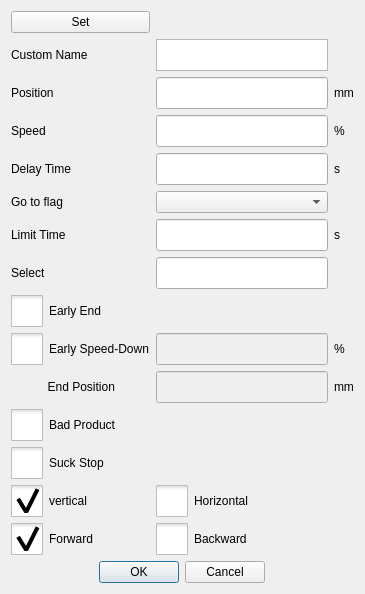
<?xml version="1.0" encoding="UTF-8"?>
<ui version="4.0">
 <class>ICInstructModifyDialog</class>
 <widget class="QDialog" name="ICInstructModifyDialog">
  <property name="geometry">
   <rect>
    <x>0</x>
    <y>0</y>
    <width>365</width>
    <height>567</height>
   </rect>
  </property>
  <property name="windowTitle">
   <string>Edit</string>
  </property>
  <property name="windowIcon">
   <iconset resource="../resource.qrc">
    <normaloff>:/resource/parameter.png</normaloff>:/resource/parameter.png</iconset>
  </property>
  <layout class="QGridLayout" name="gridLayout">
   <item row="2" column="3">
    <widget class="QLabel" name="mmLabel">
     <property name="text">
      <string>mm</string>
     </property>
    </widget>
   </item>
   <item row="7" column="1">
    <widget class="ICLineEditWithVirtualNumericKeypad" name="selectEdit">
     <property name="sizePolicy">
      <sizepolicy hsizetype="Preferred" vsizetype="Fixed">
       <horstretch>0</horstretch>
       <verstretch>0</verstretch>
      </sizepolicy>
     </property>
     <property name="minimumSize">
      <size>
       <width>0</width>
       <height>32</height>
      </size>
     </property>
     <property name="text">
      <string notr="true"/>
     </property>
    </widget>
   </item>
   <item row="11" column="0">
    <widget class="QCheckBox" name="badProductBox">
     <property name="styleSheet">
      <string notr="true">::indicator {
     width: 32px;
     height: 32px;
 }

::indicator:unchecked 
{
     image: url(:/resource/check_unchecked.png);
 }
::indicator:checked 
{
     image: url(:/resource/check_checked.png);
 }

QRadioButton::indicator:checked:disabled
{
 image: url(:/resource/check_checked_disable.png);
}

QRadioButton::indicator:unchecked:disabled
{
 image: url(:/resource/check_unchecked_disable.png);
}



</string>
     </property>
     <property name="text">
      <string>Bad Product</string>
     </property>
    </widget>
   </item>
   <item row="14" column="1">
    <widget class="QCheckBox" name="backwardBox">
     <property name="sizePolicy">
      <sizepolicy hsizetype="Fixed" vsizetype="Fixed">
       <horstretch>0</horstretch>
       <verstretch>0</verstretch>
      </sizepolicy>
     </property>
     <property name="maximumSize">
      <size>
       <width>177</width>
       <height>16777215</height>
      </size>
     </property>
     <property name="styleSheet">
      <string notr="true">::indicator {
     width: 32px;
     height: 32px;
 }

::indicator:unchecked 
{
     image: url(:/resource/check_unchecked.png);
 }
::indicator:checked 
{
     image: url(:/resource/check_checked.png);
 }

QRadioButton::indicator:checked:disabled
{
 image: url(:/resource/check_checked_disable.png);
}

QRadioButton::indicator:unchecked:disabled
{
 image: url(:/resource/check_unchecked_disable.png);
}



</string>
     </property>
     <property name="text">
      <string>Backward</string>
     </property>
     <attribute name="buttonGroup">
      <string notr="true">buttonGroup_2</string>
     </attribute>
    </widget>
   </item>
   <item row="10" column="0">
    <widget class="QLabel" name="label">
     <property name="sizePolicy">
      <sizepolicy hsizetype="Minimum" vsizetype="Fixed">
       <horstretch>0</horstretch>
       <verstretch>0</verstretch>
      </sizepolicy>
     </property>
     <property name="layoutDirection">
      <enum>Qt::RightToLeft</enum>
     </property>
     <property name="text">
      <string>           End Position</string>
     </property>
    </widget>
   </item>
   <item row="3" column="3">
    <widget class="QLabel" name="precentLabel">
     <property name="text">
      <string>%</string>
     </property>
    </widget>
   </item>
   <item row="3" column="1">
    <widget class="ICLineEditWithVirtualNumericKeypad" name="speedEdit">
     <property name="sizePolicy">
      <sizepolicy hsizetype="Preferred" vsizetype="Fixed">
       <horstretch>0</horstretch>
       <verstretch>0</verstretch>
      </sizepolicy>
     </property>
     <property name="minimumSize">
      <size>
       <width>0</width>
       <height>32</height>
      </size>
     </property>
     <property name="text">
      <string notr="true"/>
     </property>
    </widget>
   </item>
   <item row="9" column="3">
    <widget class="QLabel" name="mmLabel_4">
     <property name="text">
      <string>%</string>
     </property>
    </widget>
   </item>
   <item row="0" column="0">
    <widget class="QPushButton" name="setButton">
     <property name="sizePolicy">
      <sizepolicy hsizetype="Minimum" vsizetype="Fixed">
       <horstretch>0</horstretch>
       <verstretch>0</verstretch>
      </sizepolicy>
     </property>
     <property name="text">
      <string>Set</string>
     </property>
    </widget>
   </item>
   <item row="2" column="1">
    <widget class="ICLineEditWithVirtualNumericKeypad" name="posEdit">
     <property name="sizePolicy">
      <sizepolicy hsizetype="Preferred" vsizetype="Fixed">
       <horstretch>0</horstretch>
       <verstretch>0</verstretch>
      </sizepolicy>
     </property>
     <property name="minimumSize">
      <size>
       <width>0</width>
       <height>32</height>
      </size>
     </property>
     <property name="text">
      <string notr="true"/>
     </property>
    </widget>
   </item>
   <item row="9" column="1">
    <widget class="ICLineEditWithVirtualNumericKeypad" name="earlyDownSpeedTimeEdit">
     <property name="enabled">
      <bool>false</bool>
     </property>
     <property name="sizePolicy">
      <sizepolicy hsizetype="Preferred" vsizetype="Fixed">
       <horstretch>0</horstretch>
       <verstretch>0</verstretch>
      </sizepolicy>
     </property>
     <property name="minimumSize">
      <size>
       <width>0</width>
       <height>32</height>
      </size>
     </property>
     <property name="text">
      <string notr="true"/>
     </property>
    </widget>
   </item>
   <item row="4" column="1">
    <widget class="ICLineEditWithVirtualNumericKeypad" name="delayTimeEdit">
     <property name="sizePolicy">
      <sizepolicy hsizetype="Preferred" vsizetype="Fixed">
       <horstretch>0</horstretch>
       <verstretch>0</verstretch>
      </sizepolicy>
     </property>
     <property name="minimumSize">
      <size>
       <width>0</width>
       <height>32</height>
      </size>
     </property>
     <property name="text">
      <string notr="true"/>
     </property>
    </widget>
   </item>
   <item row="15" column="0" colspan="2">
    <widget class="QDialogButtonBox" name="buttonBox">
     <property name="sizePolicy">
      <sizepolicy hsizetype="Preferred" vsizetype="Fixed">
       <horstretch>0</horstretch>
       <verstretch>0</verstretch>
      </sizepolicy>
     </property>
     <property name="maximumSize">
      <size>
       <width>254</width>
       <height>16777215</height>
      </size>
     </property>
     <property name="orientation">
      <enum>Qt::Horizontal</enum>
     </property>
     <property name="standardButtons">
      <set>QDialogButtonBox::Cancel|QDialogButtonBox::Ok</set>
     </property>
    </widget>
   </item>
   <item row="8" column="0">
    <widget class="QCheckBox" name="earlyEndCheckBox">
     <property name="styleSheet">
      <string notr="true">::indicator {
     width: 32px;
     height: 32px;
 }

::indicator:unchecked 
{
     image: url(:/resource/check_unchecked.png);
 }
::indicator:checked 
{
     image: url(:/resource/check_checked.png);
 }

QRadioButton::indicator:checked:disabled
{
 image: url(:/resource/check_checked_disable.png);
}

QRadioButton::indicator:unchecked:disabled
{
 image: url(:/resource/check_unchecked_disable.png);
}



</string>
     </property>
     <property name="text">
      <string>Early End</string>
     </property>
    </widget>
   </item>
   <item row="13" column="0">
    <widget class="QCheckBox" name="verticalBox">
     <property name="sizePolicy">
      <sizepolicy hsizetype="Fixed" vsizetype="Fixed">
       <horstretch>0</horstretch>
       <verstretch>0</verstretch>
      </sizepolicy>
     </property>
     <property name="maximumSize">
      <size>
       <width>177</width>
       <height>16777215</height>
      </size>
     </property>
     <property name="layoutDirection">
      <enum>Qt::LeftToRight</enum>
     </property>
     <property name="styleSheet">
      <string notr="true">::indicator {
     width: 32px;
     height: 32px;
 }

::indicator:unchecked 
{
     image: url(:/resource/check_unchecked.png);
 }
::indicator:checked 
{
     image: url(:/resource/check_checked.png);
 }

QRadioButton::indicator:checked:disabled
{
 image: url(:/resource/check_checked_disable.png);
}

QRadioButton::indicator:unchecked:disabled
{
 image: url(:/resource/check_unchecked_disable.png);
}



</string>
     </property>
     <property name="text">
      <string>vertical</string>
     </property>
     <property name="checkable">
      <bool>true</bool>
     </property>
     <property name="checked">
      <bool>true</bool>
     </property>
     <attribute name="buttonGroup">
      <string notr="true">buttonGroup</string>
     </attribute>
    </widget>
   </item>
   <item row="14" column="0">
    <widget class="QCheckBox" name="forwardBox">
     <property name="sizePolicy">
      <sizepolicy hsizetype="Fixed" vsizetype="Fixed">
       <horstretch>0</horstretch>
       <verstretch>0</verstretch>
      </sizepolicy>
     </property>
     <property name="maximumSize">
      <size>
       <width>177</width>
       <height>16777215</height>
      </size>
     </property>
     <property name="layoutDirection">
      <enum>Qt::LeftToRight</enum>
     </property>
     <property name="styleSheet">
      <string notr="true">::indicator {
     width: 32px;
     height: 32px;
 }

::indicator:unchecked 
{
     image: url(:/resource/check_unchecked.png);
 }
::indicator:checked 
{
     image: url(:/resource/check_checked.png);
 }

QRadioButton::indicator:checked:disabled
{
 image: url(:/resource/check_checked_disable.png);
}

QRadioButton::indicator:unchecked:disabled
{
 image: url(:/resource/check_unchecked_disable.png);
}



</string>
     </property>
     <property name="text">
      <string>Forward</string>
     </property>
     <property name="checkable">
      <bool>true</bool>
     </property>
     <property name="checked">
      <bool>true</bool>
     </property>
     <attribute name="buttonGroup">
      <string notr="true">buttonGroup_2</string>
     </attribute>
    </widget>
   </item>
   <item row="3" column="0">
    <widget class="QLabel" name="speedLabel">
     <property name="text">
      <string>Speed</string>
     </property>
    </widget>
   </item>
   <item row="9" column="0">
    <widget class="QCheckBox" name="earlySpeedDownCheckBox">
     <property name="sizePolicy">
      <sizepolicy hsizetype="Fixed" vsizetype="Fixed">
       <horstretch>0</horstretch>
       <verstretch>0</verstretch>
      </sizepolicy>
     </property>
     <property name="maximumSize">
      <size>
       <width>170</width>
       <height>16777215</height>
      </size>
     </property>
     <property name="mouseTracking">
      <bool>true</bool>
     </property>
     <property name="styleSheet">
      <string notr="true">::indicator {
     width: 32px;
     height: 32px;
 }

::indicator:unchecked 
{
     image: url(:/resource/check_unchecked.png);
 }
::indicator:checked 
{
     image: url(:/resource/check_checked.png);
 }

QRadioButton::indicator:checked:disabled
{
 image: url(:/resource/check_checked_disable.png);
}

QRadioButton::indicator:unchecked:disabled
{
 image: url(:/resource/check_unchecked_disable.png);
}



</string>
     </property>
     <property name="text">
      <string>Early Speed-Down</string>
     </property>
     <property name="checkable">
      <bool>true</bool>
     </property>
    </widget>
   </item>
   <item row="10" column="1">
    <widget class="ICLineEditWithVirtualNumericKeypad" name="earlyEndTimeEdit">
     <property name="enabled">
      <bool>false</bool>
     </property>
     <property name="sizePolicy">
      <sizepolicy hsizetype="Fixed" vsizetype="Fixed">
       <horstretch>0</horstretch>
       <verstretch>0</verstretch>
      </sizepolicy>
     </property>
     <property name="minimumSize">
      <size>
       <width>140</width>
       <height>32</height>
      </size>
     </property>
     <property name="maximumSize">
      <size>
       <width>177</width>
       <height>16777215</height>
      </size>
     </property>
     <property name="text">
      <string notr="true"/>
     </property>
    </widget>
   </item>
   <item row="10" column="3">
    <widget class="QLabel" name="mmLabel_2">
     <property name="text">
      <string>mm</string>
     </property>
    </widget>
   </item>
   <item row="7" column="0">
    <widget class="QLabel" name="selectLabel">
     <property name="text">
      <string>Select</string>
     </property>
    </widget>
   </item>
   <item row="4" column="4">
    <spacer name="horizontalSpacer">
     <property name="orientation">
      <enum>Qt::Horizontal</enum>
     </property>
     <property name="sizeHint" stdset="0">
      <size>
       <width>40</width>
       <height>20</height>
      </size>
     </property>
    </spacer>
   </item>
   <item row="4" column="0">
    <widget class="QLabel" name="delayLabel">
     <property name="sizePolicy">
      <sizepolicy hsizetype="Fixed" vsizetype="Preferred">
       <horstretch>0</horstretch>
       <verstretch>0</verstretch>
      </sizepolicy>
     </property>
     <property name="minimumSize">
      <size>
       <width>134</width>
       <height>0</height>
      </size>
     </property>
     <property name="maximumSize">
      <size>
       <width>155</width>
       <height>16777215</height>
      </size>
     </property>
     <property name="text">
      <string>Delay Time</string>
     </property>
    </widget>
   </item>
   <item row="13" column="1">
    <widget class="QCheckBox" name="horizontalBox">
     <property name="sizePolicy">
      <sizepolicy hsizetype="Fixed" vsizetype="Fixed">
       <horstretch>0</horstretch>
       <verstretch>0</verstretch>
      </sizepolicy>
     </property>
     <property name="maximumSize">
      <size>
       <width>177</width>
       <height>16777215</height>
      </size>
     </property>
     <property name="styleSheet">
      <string notr="true">::indicator {
     width: 32px;
     height: 32px;
 }

::indicator:unchecked 
{
     image: url(:/resource/check_unchecked.png);
 }
::indicator:checked 
{
     image: url(:/resource/check_checked.png);
 }

QRadioButton::indicator:checked:disabled
{
 image: url(:/resource/check_checked_disable.png);
}

QRadioButton::indicator:unchecked:disabled
{
 image: url(:/resource/check_unchecked_disable.png);
}



</string>
     </property>
     <property name="text">
      <string>Horizontal</string>
     </property>
     <attribute name="buttonGroup">
      <string notr="true">buttonGroup</string>
     </attribute>
    </widget>
   </item>
   <item row="5" column="0">
    <widget class="QLabel" name="returnStepLabel">
     <property name="sizePolicy">
      <sizepolicy hsizetype="Fixed" vsizetype="Preferred">
       <horstretch>0</horstretch>
       <verstretch>0</verstretch>
      </sizepolicy>
     </property>
     <property name="minimumSize">
      <size>
       <width>134</width>
       <height>0</height>
      </size>
     </property>
     <property name="maximumSize">
      <size>
       <width>155</width>
       <height>16777215</height>
      </size>
     </property>
     <property name="text">
      <string>Go to flag</string>
     </property>
    </widget>
   </item>
   <item row="6" column="1">
    <widget class="ICLineEditWithVirtualNumericKeypad" name="limitTimeEdit">
     <property name="sizePolicy">
      <sizepolicy hsizetype="Preferred" vsizetype="Fixed">
       <horstretch>0</horstretch>
       <verstretch>0</verstretch>
      </sizepolicy>
     </property>
     <property name="minimumSize">
      <size>
       <width>0</width>
       <height>32</height>
      </size>
     </property>
     <property name="text">
      <string notr="true"/>
     </property>
    </widget>
   </item>
   <item row="5" column="1">
    <widget class="ICComboBox" name="flagBox"/>
   </item>
   <item row="4" column="3">
    <widget class="QLabel" name="delayUnitLabel">
     <property name="text">
      <string>s</string>
     </property>
    </widget>
   </item>
   <item row="2" column="0">
    <widget class="QLabel" name="positionLabel">
     <property name="text">
      <string>Position</string>
     </property>
    </widget>
   </item>
   <item row="6" column="0">
    <widget class="QLabel" name="limitLabel">
     <property name="sizePolicy">
      <sizepolicy hsizetype="Fixed" vsizetype="Preferred">
       <horstretch>0</horstretch>
       <verstretch>0</verstretch>
      </sizepolicy>
     </property>
     <property name="minimumSize">
      <size>
       <width>134</width>
       <height>0</height>
      </size>
     </property>
     <property name="maximumSize">
      <size>
       <width>155</width>
       <height>16777215</height>
      </size>
     </property>
     <property name="text">
      <string>Limit Time</string>
     </property>
    </widget>
   </item>
   <item row="6" column="3">
    <widget class="QLabel" name="limitUnitLabel">
     <property name="text">
      <string>s</string>
     </property>
    </widget>
   </item>
   <item row="1" column="0">
    <widget class="QLabel" name="positionLabel_2">
     <property name="text">
      <string>Custom Name</string>
     </property>
    </widget>
   </item>
   <item row="1" column="1">
    <widget class="ICPlainTextEdit" name="customName">
     <property name="sizePolicy">
      <sizepolicy hsizetype="Expanding" vsizetype="Fixed">
       <horstretch>0</horstretch>
       <verstretch>0</verstretch>
      </sizepolicy>
     </property>
     <property name="maximumSize">
      <size>
       <width>16777215</width>
       <height>32</height>
      </size>
     </property>
     <property name="verticalScrollBarPolicy">
      <enum>Qt::ScrollBarAlwaysOff</enum>
     </property>
     <property name="horizontalScrollBarPolicy">
      <enum>Qt::ScrollBarAlwaysOff</enum>
     </property>
    </widget>
   </item>
   <item row="12" column="0">
    <widget class="QCheckBox" name="suckStopBox">
     <property name="styleSheet">
      <string notr="true">::indicator {
     width: 32px;
     height: 32px;
 }

::indicator:unchecked 
{
     image: url(:/resource/check_unchecked.png);
 }
::indicator:checked 
{
     image: url(:/resource/check_checked.png);
 }

QRadioButton::indicator:checked:disabled
{
 image: url(:/resource/check_checked_disable.png);
}

QRadioButton::indicator:unchecked:disabled
{
 image: url(:/resource/check_unchecked_disable.png);
}



</string>
     </property>
     <property name="text">
      <string>Suck Stop</string>
     </property>
    </widget>
   </item>
  </layout>
 </widget>
 <customwidgets>
  <customwidget>
   <class>ICLineEditWithVirtualNumericKeypad</class>
   <extends>QLineEdit</extends>
   <header>iclineeditwithvirtualnumerickeypad.h</header>
  </customwidget>
  <customwidget>
   <class>ICComboBox</class>
   <extends>QComboBox</extends>
   <header>iccombobox.h</header>
  </customwidget>
  <customwidget>
   <class>ICPlainTextEdit</class>
   <extends>QPlainTextEdit</extends>
   <header>icplaintextedit.h</header>
  </customwidget>
 </customwidgets>
 <resources>
  <include location="../resource.qrc"/>
  <include location="../resource.qrc"/>
  <include location="../resource.qrc"/>
  <include location="../resource.qrc"/>
  <include location="../resource.qrc"/>
 </resources>
 <connections>
  <connection>
   <sender>buttonBox</sender>
   <signal>accepted()</signal>
   <receiver>ICInstructModifyDialog</receiver>
   <slot>accept()</slot>
   <hints>
    <hint type="sourcelabel">
     <x>248</x>
     <y>254</y>
    </hint>
    <hint type="destinationlabel">
     <x>157</x>
     <y>274</y>
    </hint>
   </hints>
  </connection>
  <connection>
   <sender>buttonBox</sender>
   <signal>rejected()</signal>
   <receiver>ICInstructModifyDialog</receiver>
   <slot>reject()</slot>
   <hints>
    <hint type="sourcelabel">
     <x>286</x>
     <y>271</y>
    </hint>
    <hint type="destinationlabel">
     <x>286</x>
     <y>274</y>
    </hint>
   </hints>
  </connection>
 </connections>
 <buttongroups>
  <buttongroup name="buttonGroup"/>
  <buttongroup name="buttonGroup_2"/>
 </buttongroups>
</ui>
